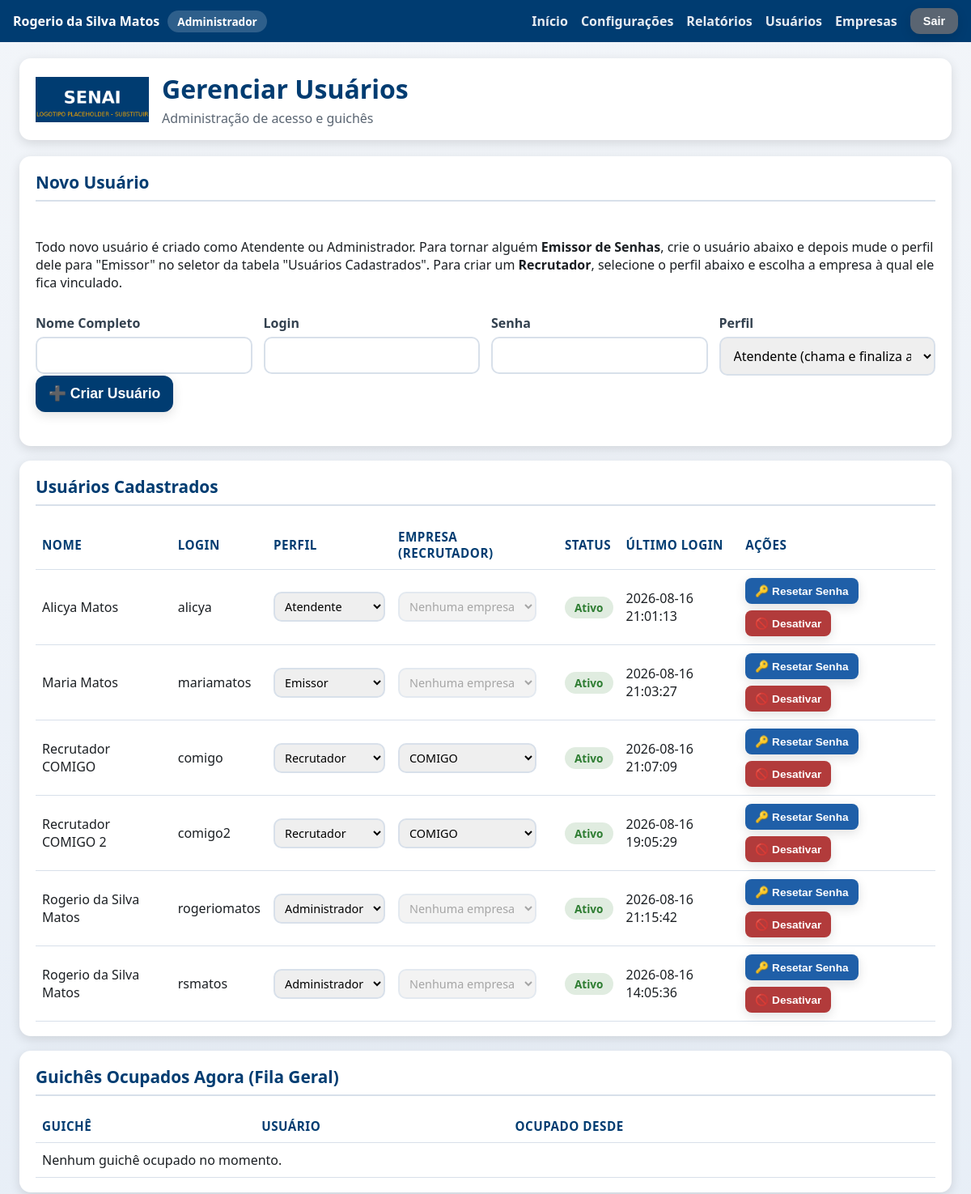
The page /admin/usuarios (signed in, upper part) on the database as committed earlier.
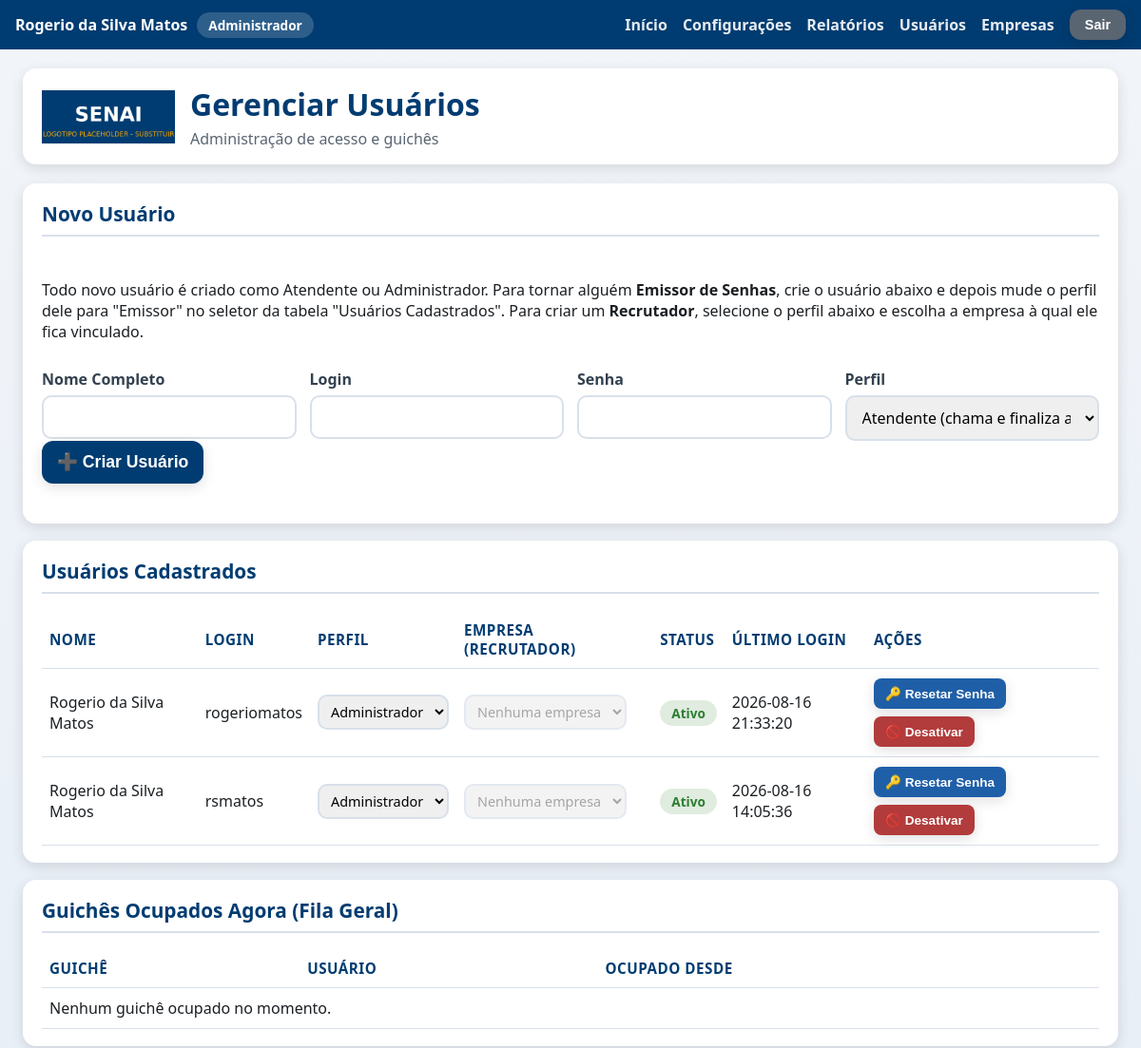
The same page on the database as committed later.
### tables this page shows
CREATE TABLE usuarios (
            id INTEGER PRIMARY KEY AUTOINCREMENT,
            nome_completo TEXT NOT NULL,
            login TEXT NOT NULL UNIQUE,
            senha_hash TEXT NOT NULL,
            perfil TEXT NOT NULL DEFAULT 'atendente',
            ativo INTEGER NOT NULL DEFAULT 1,
            data_criacao TEXT NOT NULL,
            ultimo_login TEXT
        , empresa_id INTEGER REFERENCES empresas (id));

CREATE TABLE empresas (
                id INTEGER PRIMARY KEY AUTOINCREMENT,
                nome TEXT NOT NULL UNIQUE,
                ativa INTEGER NOT NULL DEFAULT 1,
                data_criacao TEXT NOT NULL
            , logo_path TEXT, cor_principal TEXT, contador_atual INTEGER NOT NULL DEFAULT 0, atendimento_finalizado_em TEXT);

### app.py (the view)
@app.route("/admin/usuarios")
@auth.login_required
@auth.admin_required
def usuarios_tela():
    usuarios = database.listar_usuarios()
    guiches_ocupados = database.listar_guiches_ocupados()
    guiches_empresa_ocupados = database.listar_guiches_empresa_ocupados()
    empresas = database.listar_empresas()
    return render_template(
        "usuarios.html",
        config=config_manager.obter_todas(),
        usuarios=usuarios,
        guiches_ocupados=guiches_ocupados,
        guiches_empresa_ocupados=guiches_empresa_ocupados,
        empresas=empresas,
    )

### app.py (called while the page is built)
@app.context_processor
def injetar_usuario_logado():
    usuario_sessao = auth.usuario_logado()
    identidade_empresa = None
    if usuario_sessao and usuario_sessao.get("perfil") == PerfilUsuario.RECRUTADOR:
        empresa_id = usuario_sessao.get("empresa_id")
        if empresa_id:
            empresa = database.obter_empresa_por_id(empresa_id)
            if empresa and (empresa.logo_path or empresa.cor_principal):
                identidade_empresa = {"logo_path": empresa.logo_path, "cor": empresa.cor_principal}
    return {
        "usuario_logado": usuario_sessao,
        "eh_admin": auth.eh_admin(),
        "sigs_versao": SIGS_VERSAO,
        "identidade_empresa": identidade_empresa,
    }

### auth.py (called while the page is built)
def usuario_logado() -> Optional[dict]:
    usuario_id = session.get(CHAVE_SESSAO_USUARIO_ID)
    if usuario_id is None:
        return None
    return {
        "id": usuario_id,
        "nome_completo": session.get(CHAVE_SESSAO_NOME),
        "login": session.get(CHAVE_SESSAO_LOGIN),
        "perfil": session.get(CHAVE_SESSAO_PERFIL),
        "guiche": session.get(CHAVE_SESSAO_GUICHE),
        "empresa_id": session.get(CHAVE_SESSAO_EMPRESA_ID),
        "empresa_nome": session.get(CHAVE_SESSAO_EMPRESA_NOME),
    }

def eh_admin() -> bool:
    return session.get(CHAVE_SESSAO_PERFIL) == PerfilUsuario.ADMIN

def admin_required(funcao_view):
    @wraps(funcao_view)
    def wrapper(*args, **kwargs):
        if not eh_admin():
            if _requisicao_eh_api():
                return jsonify({"sucesso": False, "erro": "Acesso restrito a administradores."}), 403
            flash("Esta área é restrita a administradores.", "erro")
            return redirect(url_for("index"))
        return funcao_view(*args, **kwargs)
    return wrapper

### config.py (called while the page is built)
    def _conectar(self) -> sqlite3.Connection:
        conexao = sqlite3.connect(str(DATABASE_PATH), timeout=10, check_same_thread=False)
        conexao.row_factory = sqlite3.Row
        return conexao

### database.py (called while the page is built)
@contextmanager
def get_connection() -> Generator[sqlite3.Connection, None, None]:
    conexao = sqlite3.connect(str(DATABASE_PATH), timeout=10, check_same_thread=False)
    conexao.row_factory = sqlite3.Row
    conexao.execute("PRAGMA journal_mode = WAL")
    conexao.execute("PRAGMA foreign_keys = ON")
    try:
        yield conexao
    finally:
        conexao.close()

### models.py (called while the page is built)
    def to_dict_publico(self) -> dict:
        dados = asdict(self)
        dados.pop("senha_hash", None)
        return dados

### templates/usuarios.html (shortened to what this page needs)
{% extends "layout.html" %}
{% block conteudo %}
<div class="pagina pagina-usuarios">
    <header class="cabecalho">
        <img class="logo" src="{{ url_for('static', filename='img/logo.png') }}" alt="Logo SENAI">
        <div class="titulo-evento">
            <h1>Gerenciar Usuários</h1>
            <p>Administração de acesso e guichês</p>
        </div>
    </header>
    <main class="conteudo-principal">
        <section class="card card-formulario">
            <h2>Novo Usuário</h2>
            <p>
                Todo novo usuário é criado como Atendente ou Administrador.
                Para tornar alguém <strong>Emissor de Senhas</strong>, crie o
                usuário abaixo e depois mude o perfil dele para "Emissor" no
                seletor da tabela "Usuários Cadastrados". Para criar um
                <strong>Recrutador</strong>, selecione o perfil abaixo e
                escolha a empresa à qual ele fica vinculado.
            </p>
            <form id="form-novo-usuario">
                <div class="campos-identificacao">
                    <label>
                        Nome Completo
                        <input type="text" id="novo-nome" required>
                    </label>
                    <label>
                        Login
                        <input type="text" id="novo-login" required>
                    </label>
                    <label>
                        Senha
                        <input type="password" id="novo-senha" required minlength="6">
                    </label>
                    <label>
                        Perfil
                        <select id="novo-perfil">
                            <option value="atendente" selected>Atendente (chama e finaliza atendimentos)</option>
                        </select>
                    </label>
                </div>
                <button type="submit" class="botao botao-primario">➕ Criar Usuário</button>
                <div id="novo-usuario-mensagem" class="mensagem-status"></div>
            </form>
        </section>
        <section class="card">
            <h2>Usuários Cadastrados</h2>
            <table class="tabela-fila">
                <thead>
                    <tr>
                        <th>Nome</th>
                        <th>Login</th>
                        <th>Perfil</th>
                        <th>Empresa (Recrutador)</th>
                        <th>Status</th>
                        <th>Último Login</th>
                        <th>Ações</th>
                    </tr>
                </thead>
                <tbody id="usuarios-corpo">
                    {% for usuario in usuarios %}
                    <tr data-usuario-id="{{ usuario.id }}">
                        <td>{{ usuario.nome_completo }}</td>
                        <td>{{ usuario.login }}</td>
                        <td>
                            <select class="select-perfil" data-usuario-id="{{ usuario.id }}">
                                <option value="atendente" {% if usuario.perfil == 'atendente' %}selected{% endif %}>Atendente</option>
                                <option value="emissor" {% if usuario.perfil == 'emissor' %}selected{% endif %}>Emissor</option>
                                <option value="recrutador" {% if usuario.perfil == 'recrutador' %}selected{% endif %}>Recrutador</option>
                                <option value="admin" {% if usuario.perfil == 'admin' %}selected{% endif %}>Administrador</option>
                            </select>
                        </td>
                        <td>
                            <select class="select-empresa-recrutador" data-usuario-id="{{ usuario.id }}"
                                    {{ '' if usuario.perfil == 'recrutador' else 'disabled' }}>
                                <option value="">Nenhuma empresa</option>
                                {% for empresa in empresas %}
                                <option value="{{ empresa.id }}" {% if usuario.empresa_id == empresa.id %}selected{% endif %}>{{ empresa.nome }}</option>
                                {% endfor %}
                            </select>
                        </td>
                        <td>
                            <span class="status-badge-{{ 'ativo' if usuario.ativo else 'inativo' }}">
                                {{ 'Ativo' if usuario.ativo else 'Inativo' }}
                            </span>
                        </td>
                        <td>{{ usuario.ultimo_login or 'Nunca' }}</td>
                        <td class="acoes-usuario">
                            <button class="botao botao-secundario botao-acao-pequeno btn-resetar-senha" data-usuario-id="{{ usuario.id }}">
                                🔑 Resetar Senha
                            </button>
                            <button class="botao {{ 'botao-alerta' if usuario.ativo else 'botao-primario' }} botao-acao-pequeno btn-toggle-status"
                                    data-usuario-id="{{ usuario.id }}" data-ativo="{{ usuario.ativo | lower }}">
                                {{ '🚫 Desativar' if usuario.ativo else '✅ Ativar' }}
                            </button>
                        </td>
                    </tr>
                    {% endfor %}
                </tbody>
            </table>
        </section>
        <section class="card">
            <h2>Guichês Ocupados Agora (Fila Geral)</h2>
            <table class="tabela-fila">
                <thead>
                    <tr>
                        <th>Guichê</th>
                        <th>Usuário</th>
                        <th>Ocupado Desde</th>
                    </tr>
                </thead>
                <tbody>
                    {% for ocupacao in guiches_ocupados %}
                    <tr>
                        <td>{{ '%02d' | format(ocupacao.guiche) }}</td>
                        <td>{{ ocupacao.usuario_nome }}</td>
                        <td>{{ ocupacao.ocupado_desde }}</td>
                    </tr>
                    {% else %}
                    <tr><td colspan="3">Nenhum guichê ocupado no momento.</td></tr>
                    {% endfor %}
                </tbody>
            </table>
        </section>
    </main>
</div>
{% endblock %}

### templates/layout.html (shortened to what this page needs)
<!DOCTYPE html>
<html lang="pt-BR">
<head>
    <link rel="stylesheet" href="{{ url_for('static', filename='css/style.css') }}">
</head>
<body>
    {% if usuario_logado %}
    <div class="barra-usuario">
        <span class="barra-usuario-info">
            {{ usuario_logado.nome_completo }}
            <span class="barra-usuario-perfil">
                {% if eh_admin %}Administrador
                {% elif usuario_logado.perfil == 'emissor' %}Emissor de Senhas
                {% elif usuario_logado.perfil == 'recrutador' %}Recrutador{% if usuario_logado.empresa_nome %} — {{ usuario_logado.empresa_nome }}{% endif %}
                {% else %}Atendente
                {% endif %}
            </span>
        </span>
        <span class="barra-usuario-acoes">
            <a href="{{ url_for('index') }}">Início</a>
            {% if eh_admin %}
                <a href="{{ url_for('configuracoes_tela') }}">Configurações</a>
                <a href="{{ url_for('relatorios_tela') }}">Relatórios</a>
                <a href="{{ url_for('usuarios_tela') }}">Usuários</a>
                <a href="{{ url_for('empresas_tela') }}">Empresas</a>
            {% elif usuario_logado.perfil == 'recrutador' %}
                <!-- Recrutador também acessa Relatórios (somente da própria
                     empresa — ver auth.admin_ou_recrutador_required e
                     relatorios_tela em app.py), mas não os demais itens do
                     menu administrativo. -->
                <a href="{{ url_for('relatorios_tela') }}">Relatórios</a>
            {% endif %}
            <form method="POST" action="{{ url_for('logout_tela') }}" class="form-logout">
                <button type="submit" class="botao botao-terciario botao-sair">Sair</button>
            </form>
        </span>
    </div>
    {% endif %}
    {% block conteudo %}{% endblock %}
</body>
</html>

### static/css/style.css (style rules this page uses)
:root { --cor-principal: #003C71; --cor-principal-clara: #1F5FA8; --cor-secundaria: #F4A300; --cor-fundo: #F2F5F9; --cor-texto: #1B1F23; --cor-branco: #FFFFFF; --cor-cinza-borda: #D8E0EA; --cor-sucesso: #2E7D32; --cor-erro: #C62828; --sombra-padrao: 0 4px 14px rgba(0, 0, 0, 0.12); --raio-borda: 14px; --transicao-padrao: all 0.25s ease-in-out; }
* { box-sizing: border-box; }
body { margin: 0; font-family: "Segoe UI", Arial, Helvetica, sans-serif; background: linear-gradient(180deg, var(--cor-fundo) 0%, #E4ECF6 100%); color: var(--cor-texto); }
.pagina { max-width: 1200px; margin: 0 auto; padding: 20px 24px; padding-bottom: 72px; }
.cabecalho { display: flex; align-items: center; gap: 16px; background: var(--cor-branco); border-radius: var(--raio-borda); box-shadow: var(--sombra-padrao); padding: 16px 20px; margin-bottom: 20px; }
.cabecalho .logo { height: 56px; width: auto; object-fit: contain; }
.titulo-evento h1 { margin: 0; font-size: 2rem; color: var(--cor-principal); }
.titulo-evento p { margin: 4px 0 0; color: #5A6572; font-size: 1rem; }
.conteudo-principal { display: flex; flex-direction: column; gap: 18px; }
.card { background: var(--cor-branco); border-radius: var(--raio-borda); box-shadow: var(--sombra-padrao); padding: 18px 20px; }
.card h2 { margin-top: 0; color: var(--cor-principal); font-size: 1.3rem; border-bottom: 2px solid var(--cor-cinza-borda); padding-bottom: 8px; }
.campos-identificacao { display: flex; flex-wrap: wrap; gap: 14px; }
.campos-identificacao label, .card-formulario label { display: flex; flex-direction: column; gap: 6px; font-weight: 600; color: #33414F; flex: 1; min-width: 220px; }
input, select { padding: 10px 12px; border: 2px solid var(--cor-cinza-borda); border-radius: 10px; font-size: 1rem; font-family: inherit; transition: var(--transicao-padrao); }
.botao { border: none; border-radius: 12px; padding: 12px 16px; font-size: 1.1rem; font-weight: 700; cursor: pointer; transition: var(--transicao-padrao); box-shadow: var(--sombra-padrao); text-decoration: none; text-align: center; display: inline-flex; align-items: center; justify-content: center; gap: 8px; color: var(--cor-branco); }
.botao-primario { background: var(--cor-principal); }
.botao-secundario { background: var(--cor-principal-clara); }
.botao-terciario { background: #5A6572; }
.botao-alerta { background: #B23B3B; }
.tabela-fila { width: 100%; border-collapse: collapse; margin-top: 10px; }
.tabela-fila th, .tabela-fila td { text-align: left; padding: 10px 8px; border-bottom: 1px solid var(--cor-cinza-borda); }
.tabela-fila th { color: var(--cor-principal); font-size: 0.95rem; text-transform: uppercase; letter-spacing: 0.5px; }
.botao-acao-pequeno { padding: 8px 12px; font-size: 0.85rem; border-radius: 8px; margin-right: 6px; }
.card-formulario { display: flex; flex-direction: column; gap: 12px; }
.mensagem-status { font-weight: 600; min-height: 24px; }
.barra-usuario { display: flex; flex-wrap: wrap; align-items: center; justify-content: space-between; gap: 10px; background: var(--cor-principal); color: var(--cor-branco); padding: 10px 16px; }
.barra-usuario-info { display: flex; align-items: center; gap: 10px; font-weight: 600; flex-wrap: wrap; }
.barra-usuario-perfil, .barra-usuario-guiche { background: rgba(255, 255, 255, 0.18); border-radius: 999px; padding: 4px 12px; font-size: 0.85rem; font-weight: 700; }
.barra-usuario-acoes { display: flex; align-items: center; gap: 16px; flex-wrap: wrap; }
.barra-usuario-acoes a { color: var(--cor-branco); text-decoration: none; font-weight: 600; opacity: 0.9; }
.form-logout { margin: 0; }
.botao-sair { padding: 8px 16px; font-size: 0.9rem; }
.status-badge-ativo, .status-badge-inativo { padding: 4px 12px; border-radius: 999px; font-size: 0.85rem; font-weight: 700; }
.status-badge-ativo { background: rgba(46, 125, 50, 0.15); color: var(--cor-sucesso); }
.acoes-usuario { display: flex; gap: 8px; flex-wrap: wrap; }
.select-perfil, .select-empresa-recrutador { padding: 6px 8px; font-size: 0.9rem; }

Rows that differ between the two databases and show on the page:
removed usuarios: nome_completo "Alicya Matos", login "alicya", perfil+id "Atendente", ativo "Ativo", ultimo_login "2026-08-16 21:01:13", ativo "🚫 Desativar"
removed usuarios: nome_completo "Maria Matos", login "mariamatos", perfil+id "Emissor", ativo "Ativo", ultimo_login "2026-08-16 21:03:27", ativo "🚫 Desativar"
removed usuarios: nome_completo "Recrutador COMIGO", login "comigo", perfil+id "Recrutador", empresa+id+perfil "COMIGO", ativo "Ativo", ultimo_login "2026-08-16 21:07:09", ativo "🚫 Desativar"
removed usuarios: nome_completo "Recrutador COMIGO 2", login "comigo2", perfil+id "Recrutador", empresa+id+perfil "COMIGO", ativo "Ativo", ultimo_login "2026-08-16 19:05:29", ativo "🚫 Desativar"
changed usuarios "rogeriomatos": ultimo_login "2026-08-16 21:15:42" → "2026-08-16 21:33:20"
